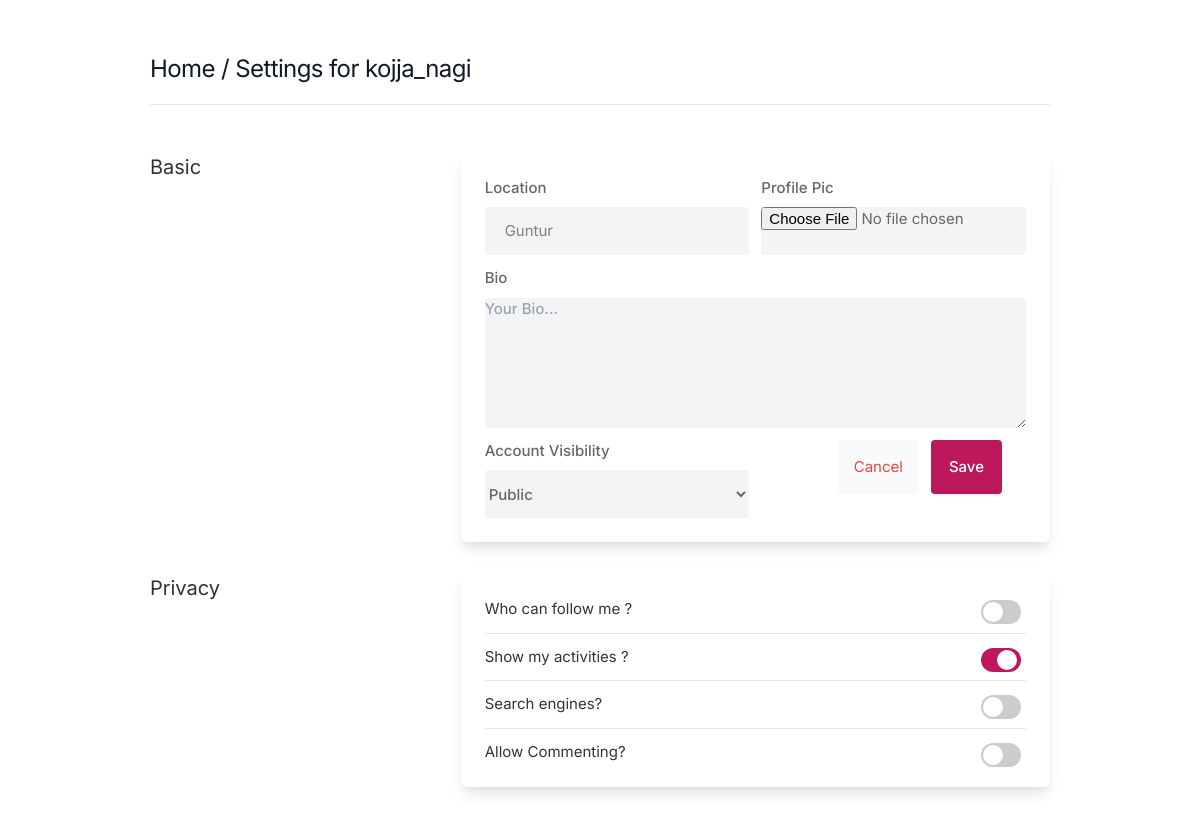
The page /settings/ (signed in) on the database its author committed.
### djinsta/models.py (models this page shows, shortened)
class Profile(models.Model):
    followers=models.IntegerField(default=0)
    user=models.ForeignKey(User,on_delete=models.CASCADE)
    id_user=models.IntegerField()
    bio=models.TextField(max_length=256)
    profile_img=models.ImageField(upload_to='profile_images',default='default.png')
    location=models.CharField(max_length=100,blank=True)
    account_visibility= models.BooleanField(default=False) #if true account is private else public

### djinsta/views.py (the view)
# urls.py: path('settings/',settings,name='settings'),
@login_required(login_url='/signin')
def settings(request):
    print("settings loading/......")
    curr_user=Profile.objects.get(user=request.user)
    if request.method=='POST':
        if request.FILES['image']==None:
            print("default image loaded")
            curr_user.profile_img=curr_user.profile_img
            curr_user.bio=request.POST['bio']
            curr_user.location=request.POST['location']
            bool=request.POST['checkprivacy']
            if bool=="0":
                curr_user.account_visibility=False
            else:
                curr_user.account_visibility=True
            curr_user.save()
        else:
            print("personal image dp")
            curr_user.profile_img=request.FILES['image']
            print(curr_user.profile_img)
            curr_user.bio=request.POST['bio']
            curr_user.location=request.POST['location']
            bool=request.POST['checkprivacy']
            if bool=="0":
                curr_user.account_visibility=False
            else:
                curr_user.account_visibility=True
            curr_user.save()
        return redirect('/')
    else:
        return render(request,'djinsta/setting.html',{'user_profile':curr_user})

### djinsta/templates/djinsta/setting.html (shortened to what this page needs)
{% load static %}
<!DOCTYPE html>
<html lang="en">
<head>
    <link rel="stylesheet" href="{% static 'assets/css/icons.css' %}">
    <link rel="stylesheet" href="{% static 'assets/css/uikit.css' %}">
    <link rel="stylesheet" href="{% static 'assets/css/style.css' %}">
    <link rel="stylesheet" href="{% static 'assets/css/tailwind.css' %}">
</head>
<body>
            <div class="container m-auto">
                <h1 class="text-2xl leading-none text-gray-900 tracking-tight mt-3"><a href="/">Home </a> / Settings for {{user.username}} </h1>
                <br>
                <hr>
                <div class="grid lg:grid-cols-3 mt-12 gap-8">
                    <div>
                        <h3 class="text-xl mb-2"> Basic</h3>
                    </div>
                    <div class="bg-white rounded-md lg:shadow-lg shadow col-span-2">
                    <form action="" method="post" enctype="multipart/form-data">
                       <div class="grid grid-cols-2 gap-3 lg:p-6 p-4">
                           <div>
                               <label for=""> Location</label>
                               <input type="text" placeholder="Your city..." class="shadow-none bg-gray-100" name="location" value="{{user_profile.location}}">
                            </div>
                            <div>
                                <label for="">Profile Pic</label>
                                <input type="file"  class="shadow-none bg-gray-100" placeholder="Choose Your DP" name="image" value="{{user_profile.profile_img.url}}">
                             </div>
                            <div class="col-span-2">
                                <label for="about">Bio</label>
                                <textarea id="about"  rows="3"  class="shadow-none bg-gray-100" placeholder="Your Bio..." name="bio" value="{{user_profile.bio}}"></textarea>
                            </div>
                            <div>
                               <label for=""> Account Visibility </label>
                               <select id="relationship" name="checkprivacy"  class="shadow-none bg-gray-100" value="{{user_profile.account_visibility}}">
                                <option value="0">Public</option>
                              </select>
                            </div>
                            <div class="bg-gray-10 p-6 pt-0 flex justify-end space-x-3">
                                <button class="p-2 px-4 rounded bg-gray-50 text-red-500"> Cancel </button>
                                <button type="submit" class="button bg-blue-700"> Save </button>
                            </div>
                       </div>
                    </div>
                    <div>
                        <h3 class="text-xl mb-2"> Privacy</h3>
                    </div>
                    <div class="bg-white rounded-md lg:shadow-lg shadow lg:p-6 p-4 col-span-2">
                    <div class="space-y-3">
                        <div class="flex justify-between items-center">
                            <div>
                                <h4> Who can follow me ?</h4>
                            </div>
                            <div class="switches-list -mt-8 is-large">
                                <div class="switch-container">
                                    <label class="switch"><input type="checkbox"><span class="switch-button"></span> </label>
                                </div>
                            </div>
                        </div>
                        <hr>
                        <div class="flex justify-between items-center">
                            <div>
                                <h4> Show my activities ?</h4>
                            </div>
                            <div class="switches-list -mt-8 is-large">
                                <div class="switch-container">
                                    <label class="switch"><input type="checkbox" checked><span class="switch-button"></span> </label>
                                </div>
                            </div>
                        </div>
                        <hr>
                        <div class="flex justify-between items-center">
                            <div>
                                <h4> Search engines?</h4>
                            </div>
                            <div class="switches-list -mt-8 is-large">
                                <div class="switch-container">
                                    <label class="switch"><input type="checkbox"><span class="switch-button"></span> </label>
                                </div>
                            </div>
                        </div>
                        <hr>
                        <div class="flex justify-between items-center">
                            <div>
                                <h4> Allow Commenting?</h4>
                            </div>
                            <div class="switches-list -mt-8 is-large">
                                <div class="switch-container">
                                    <label class="switch"><input type="checkbox"><span class="switch-button"></span> </label>
                                </div>
                            </div>
                        </div>
                    </div>
                    </div>
                    <br>
                </div>
            </div>
</body>
</html>

### djinsta/templates/djinsta/setting.html (style rules this page uses)
body { background-color: white !important; }

### rows shown on the page
Profile: location "Guntur", bio "Your Bio...", checkprivacy "Public"

### other values the page prints
{{ user.username }} "kojja_nagi"
